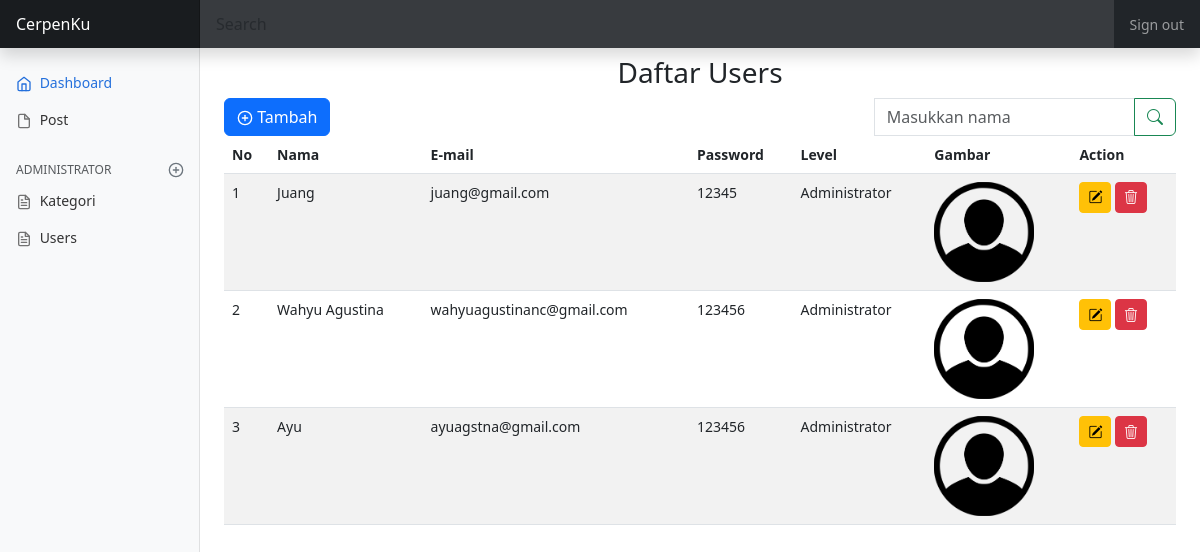
The page /index.php?folder_admin=users-crud&file=index (signed in) on the database its author committed.
### tables this page shows
CREATE TABLE `tb_user` (
  `id_user` int(11) NOT NULL,
  `nama` varchar(100) NOT NULL,
  `email` varchar(100) NOT NULL,
  `password` varchar(150) NOT NULL,
  `level` enum('1','2') NOT NULL DEFAULT '2' COMMENT '1. Administrator, 2. Penulis',
  `gambar` text NOT NULL
);

### config/fungsi-crud.php (called while the page is built, shortened)
<?php
function koneksi()
{
    $hostName = "localhost";
    $userName = "root";
    $password = "";
    $dbName = "blogcerpen";
    $port = "3306";
    return $conn = mysqli_connect($hostName, $userName, $password, $dbName, $port);
}
function query($sql)
{
    return mysqli_query(koneksi(), $sql);
}
function get_all_data($table, $where = "", $order = "", $limit = "")
{
    $data = [];
    $sql = "SELECT * FROM $table $where $order $limit";
    $query = query($sql);
    while ($list_data = mysqli_fetch_assoc($query)) {
        $data[] = $list_data;
    }
    return $data;
}

### views/admin/users-crud/index.php (the view, shortened to what this page needs)
<div class="row mt-2">
    <h3 class="text-center">Daftar Users</h3>
    <div class="col-lg-8 col-md-4 col-sm-4 col-4">
        <a href="<?= URL_ADMIN . 'users-crud&file=create' ?>" class="btn btn-primary"><span data-feather="plus-circle"></span>
            Tambah</a>
    </div>
    <div class="col-lg-4 col-md-8 col-sm-8 col-8">
        <form action="" method="get">
            <div class="input-group flex-nowrap">
                <input type="text" name="search" value="<?= isset($_GET['search']) ? $_GET['search'] : '' ?>" class="form-control" placeholder="Masukkan nama">
                <button class=" input-group-text btn btn-outline-success" type="submit"><i class="bi bi-search"></i></button>
            </div>
        </form>
    </div>
</div>
<div class="row">
    <div class="col-lg-12">
        <div class="table-responsive-lg">
            <table class="table table-striped table-hover">
                <thead>
                    <tr>
                        <th scope="col">No</th>
                        <th scope="col">Nama</th>
                        <th scope="col">E-mail</th>
                        <th scope="col">Password</th>
                        <th scope="col">Level</th>
                        <th scope="col">Gambar</th>
                        <th scope="col">Action</th>
                    </tr>
                </thead>
                <tbody>
                    <?php
                    extract($_GET);
                    $where = "";
                    $list_posts = get_all_data($table = "tb_user", $where, $order = "ORDER BY id_user DESC");
                    $no_post = 0;
                    foreach ($list_posts as $item) {
                        $no_post++;
                    ?>
                        <tr class="">
                            <td scope="row"><?= $no_post ?></td>
                            <td><?= $item['nama'] ?></td>
                            <td><?= $item['email'] ?></td>
                            <td><?= $item['password'] ?></td>
                            <td>
                                <?php if ($item['level'] == 1) {
                                    echo 'Editor';
                                } else {
                                    echo 'Administrator';
                                } ?>
                            </td>
                            <td>
                                <?php
                                if ($item['gambar'] != null) {
                                    $gambar = $item['gambar'];
                                } else {
                                    $gambar = "default.png";
                                }
                                ?>
                                <img src="images/<?= $gambar ?>" alt="" class="img-fluid rounded" style="max-width: 100px;">
                            </td>
                            <td>
                                <a href="<?= URL_ADMIN . "users-crud&file=update&id_user= " . $item['id_user']
                                            ?>"><button type="button" class="btn btn-warning btn-sm"><i class="bi bi-pencil-square"></i></button></a>
                                <form action="<?= URL_ADMIN . 'users-crud&file=delete' ?>" method="post" style="display: inline;">
                                    <button type="submit" class="btn btn-danger btn-sm" onclick="return confirm('Apakah anda yakin ingin menghapus data?')">
                                        <i class="bi bi-trash3"></i></button>
                                </form>
                            </td>
                        </tr>
                    <?php
                    }
                    ?>
                </tbody>
            </table>
        </div>
    </div>
</div>

### css/dashboard.css (style rules this page uses)
body { font-size: .875rem; }
.feather { width: 16px; height: 16px; }

### rows shown on the page
tb_user: nama "Juang", email "juang@gmail.com", password "12345", level "Administrator"
tb_user: nama "Wahyu Agustina", email "wahyuagustinanc@gmail.com", password "123456", level "Administrator"
tb_user: nama "Ayu", email "ayuagstna@gmail.com", password "123456", level "Administrator"
